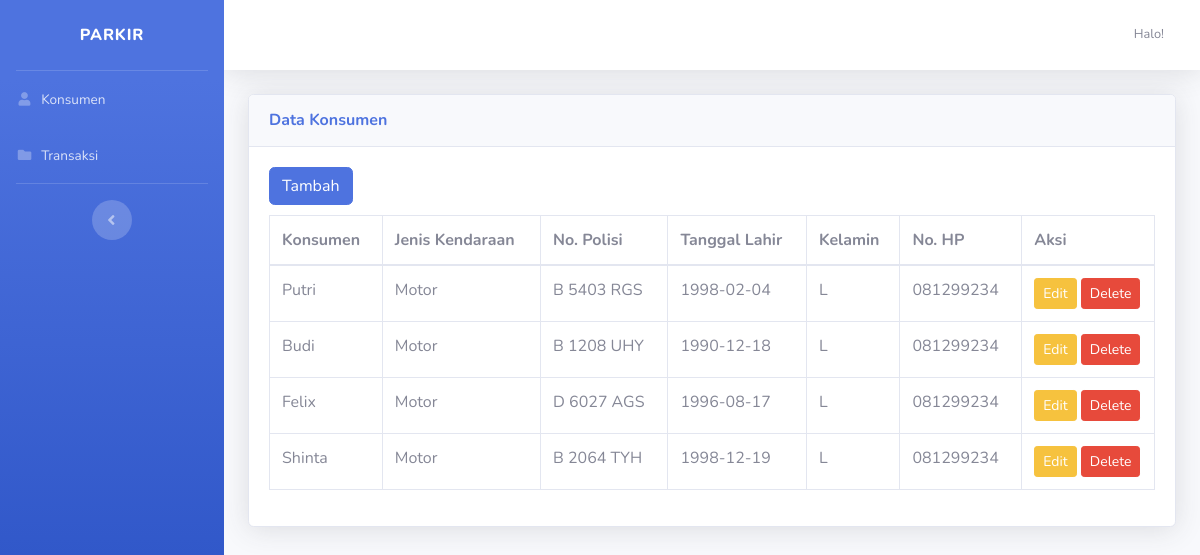
Before: / with the older database file.
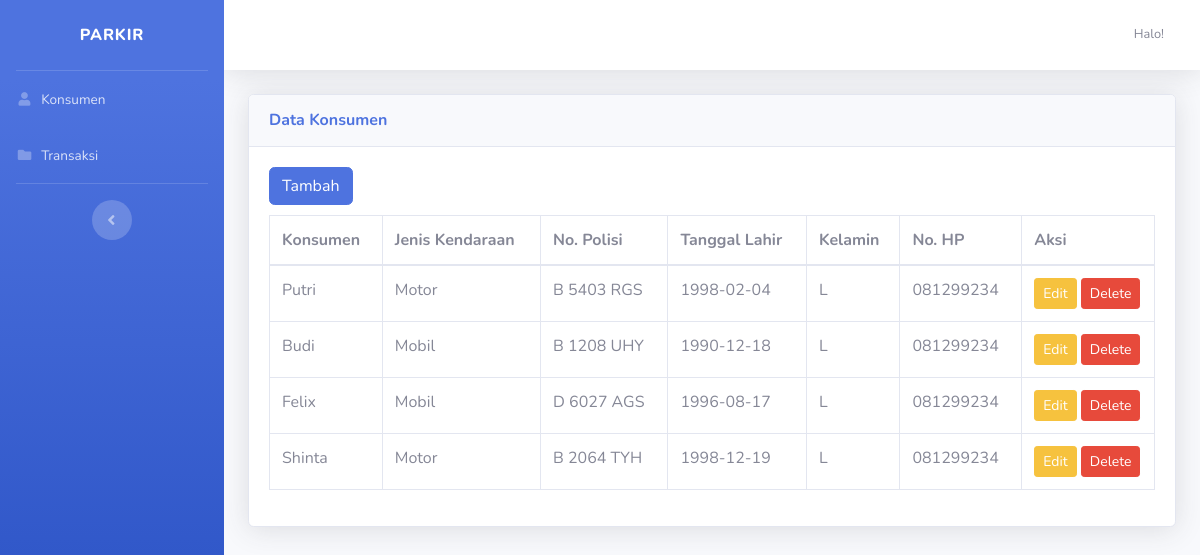
After: the same page with the newer database file.
### tables this page shows
CREATE TABLE `tb_konsumen` (
  `id` int(11) NOT NULL,
  `konsumen` varchar(100) NOT NULL,
  `jenis_kendaraan` enum('Motor','Mobil') NOT NULL,
  `no_polisi` varchar(100) NOT NULL,
  `tgl_lahir` date NOT NULL,
  `jenis_kelamin` enum('L','P') NOT NULL,
  `no_hp` varchar(100) NOT NULL
);

### application/controllers/Konsumen.php (called while the page is built, shortened)
<?php
class Konsumen extends CI_Controller
{
    public function __construct()
    {
        $this->load->model('M_konsumen');
        $this->load->library('form_validation');
    }
    public function index()
    {
        $data['konsumen']        = $this->M_konsumen->getAllKonsumen();
        $this->load->view('v_konsumen', $data);
    }
}

### index.php (called while the page is built, shortened)
<?php
require_once BASEPATH.'core/CodeIgniter.php';

### application/models/M_konsumen.php (called while the page is built, shortened)
<?php
class M_konsumen extends CI_model
{
    public function getAllKonsumen()
    {
        return $this->db->get('tb_konsumen')->result_array();
    }
}

### application/views/v_konsumen.php (the view, shortened to what the changed rows need)
<!DOCTYPE html>
<html lang="en">
<head>
    <link href="<?= base_url() ?>assets/fontawesome-free/css/all.min.css" rel="stylesheet" type="text/css">
    <link href="<?= base_url() ?>assets/sb-admin-2.min.css" rel="stylesheet">
    <link href="<?= base_url() ?>assets/vendor/datatables/dataTables.bootstrap4.min.css" rel="stylesheet" />
</head>
<body id="page-top">
    <div id="wrapper">
        <div id="content-wrapper" class="d-flex flex-column">
            <div id="content">
                <div class="content">
                    <div class="container-fluid">
                        <div class="card shadow mb-4">
                            <div class="card-body">
                                <div class="table-responsive">
                                    <table class="table table-bordered data" width="100%" cellspacing="0">
                                        <thead>
                                            <th>Konsumen</th>
                                            <th>Jenis Kendaraan</th>
                                            <th>No. Polisi</th>
                                            <th>Tanggal Lahir</th>
                                            <th>Kelamin</th>
                                            <th>No. HP</th>
                                            <th width="15%">Aksi</th>
                                        </thead>
                                        <tbody>
                                            <?php foreach ($konsumen as $data) : ?>
                                                <tr>
                                                    <td><?= $data['konsumen'] ?></td>
                                                    <td><?= $data['jenis_kendaraan'] ?></td>
                                                    <td><?= $data['no_polisi'] ?></td>
                                                    <td><?= $data['tgl_lahir'] ?></td>
                                                    <td><?= $data['jenis_kelamin'] ?></td>
                                                    <td><?= $data['no_hp'] ?></td>
                                                    <td>
                                                        <button type="button" data-toggle="modal" data-target="#modal-edit<?= $data['id'] ?>" class="btn btn-warning btn-sm">
                                                            Edit
                                                        </button>
                                                        <a href="<?= base_url('konsumen/delete/' . $data['id']); ?>" class="btn btn-danger btn-sm tombol-hapus">
                                                            Delete
                                                        </a>
                                                    </td>
                                                </tr>
                                            <?php endforeach ?>
                                        </tbody>
                                    </table>
                                </div>
                            </div>
                        </div>
                    </div>
                </div>
            </div>
        </div>
</body>
</html>

Changed rows visible on the page:
changed tb_konsumen "Budi": jenis_kendaraan "Motor" → "Mobil"
changed tb_konsumen "Felix": jenis_kendaraan "Motor" → "Mobil"
